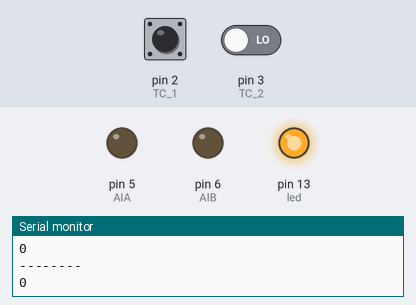
Simulated run of this sketch. Board: Arduino Uno, built with avr-gcc and run on an emulated ATmega328P. Shown: output pins drawn as LEDs (lit = HIGH), the last lines printed to the serial monitor. Dashed ring = blinking. The test bench sets the inputs (shaded band); at power-on: pin 2 (TC_1) LOW, pin 3 (TC_2) LOW.

Above: at 1.2 s.
1.3 s: pin 2 (TC_1) driven HIGH
At 2.2 s:
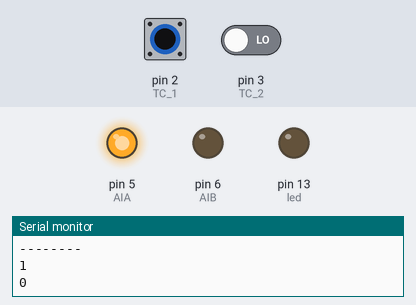
2.8 s: pin 3 (TC_2) driven HIGH
At 3.4 s:
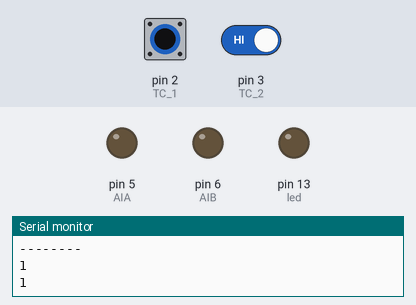
4.3 s: pin 2 (TC_1) driven LOW
At 5.5 s:
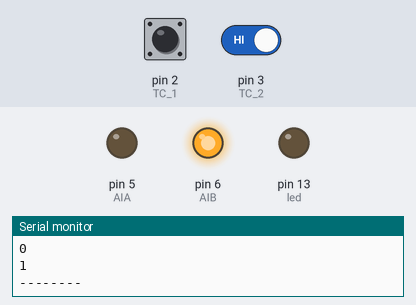
5.8 s: pin 3 (TC_2) driven LOW
At 6.3 s:
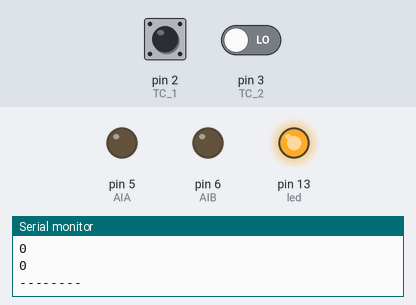
7.3 s: pin 2 (TC_1) driven HIGH
At 7.9 s:
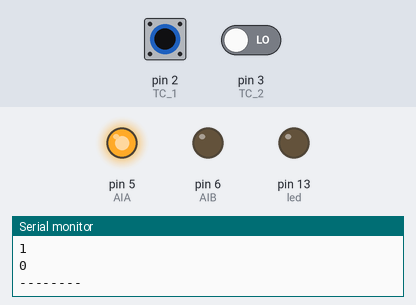
8.8 s: pin 2 (TC_1) pulsed LOW 2 times (0.12 s each, 0.3 s apart)
At 8.96 s:
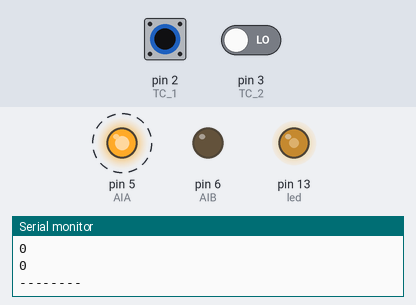
Timing chart, 0 to 11.8 s (numbered marks = the images above; inputs shaded):
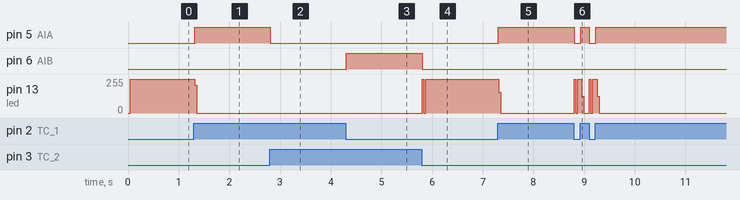

Measured:
- after the input at 1.3 s, pin 5 (AIA): LOW → HIGH at once; pin 13 (led): 255/255 → 0/255 at once
- after the input at 2.8 s, pin 5 (AIA): HIGH → LOW at once
- after the input at 4.3 s, pin 6 (AIB): LOW → HIGH at once
- after the input at 5.8 s, pin 6 (AIB): HIGH → LOW at once; pin 13 (led): 0/255 → 255/255 at once
- after the input at 7.3 s, pin 5 (AIA): LOW → HIGH at once; pin 13 (led): 255/255 → 0/255 at once
- after the input at 8.8 s, pin 5 (AIA): alternates HIGH for 0.17 s and LOW for 0.13 s, 4 changes in all, then stays HIGH, starting at once

The sketch:

Class_03_Practice2.ino
```cpp
int TC_1 = 2;
int TC_2 = 3;
int AIA = 5;
int AIB = 6;
int led = 13;
int R1;
int R2;

void setup(){
  Serial.begin(9600);
  pinMode(TC_1, INPUT);
  pinMode(TC_2, INPUT);
  pinMode(AIA, OUTPUT);
  pinMode(AIB, OUTPUT);
  pinMode(led, OUTPUT);
}

void loop() {
  R1 = digitalRead(TC_1);
  R2 = digitalRead(TC_2);
  digitalWrite(led,LOW);

  if(R1 == 1 and R2 == 1){
    analogWrite(AIA,0);
    analogWrite(AIB,0);

  }

  else if(R1 == 1 and R2 == 0){
    analogWrite(AIA,255);
    analogWrite(AIB,0);

  }

  else if(R1 == 0 and R2 == 1){
    analogWrite(AIA,0);
    analogWrite(AIB,255);

  }

  else if(R1 == 0 and R2 == 0){
    analogWrite(AIA,0);
    analogWrite(AIB,0);
    digitalWrite(led,HIGH);
  }

  Serial.println(R1);
  Serial.println(R2);
  Serial.println("--------");
}
```
